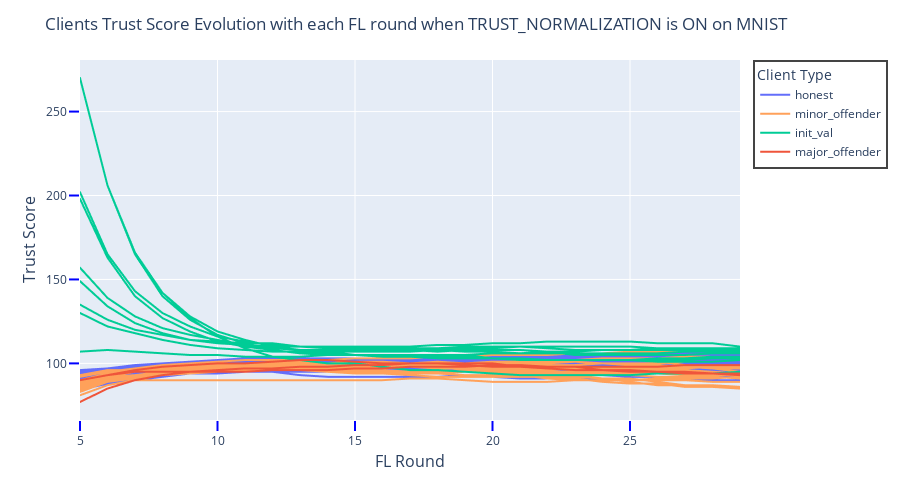

The notebook cell this image was saved under:
### Code cell
title = 'Clients Trust Score Evolution with each FL round when TRUST_NORMALIZATION is ON on MNIST'
mnist_tn_on_scores_fig = get_scores_fig(title, plots_folder, 'mnist_tn_on_scores_fig', False, mnist_trust_normalization_on_df)
mnist_tn_on_scores_fig.show()
